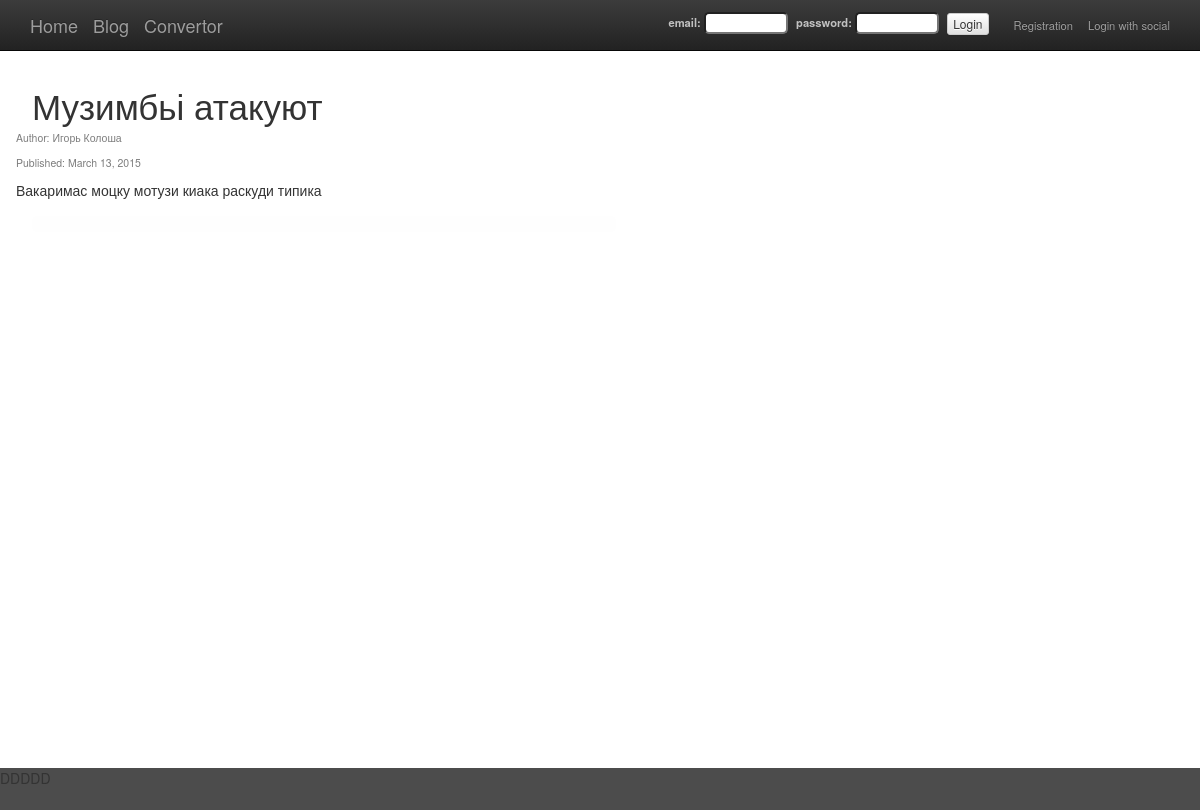
The page /blog/article/None_muzimbi-atakuiut/ on the database its author committed.
### blog/models.py (models this page shows, shortened)
class Post(models.Model):
    title = models.CharField(max_length=100)
    slug = models.SlugField(max_length=150, unique=True)
    short_body = models.CharField(max_length=200)
    body = models.CharField(max_length=5000)
    author = models.ForeignKey(User)
    image = models.ImageField(upload_to=get_upload_path, blank=True)
    date = models.DateField(auto_now_add=True)

### my_auth/models.py (models this page shows, shortened)
class User(models.Model):
    user_mail = models.CharField(max_length=40, unique=True)
    username = models.CharField(max_length=20)
    password = models.CharField(max_length=100)
    images = models.ImageField(upload_to=get_upload_path, blank=True)
    def __unicode__(self):
        return self.username

### blog/views.py (the view)
# urls.py: url(r'^article/(?P<slug>[\w-]+)/$', views.Detail.as_view(), name='detail'),
class Detail(generic.DetailView):
    model = Post
    template_name = 'blog/detail.html'
    context_object_name = "post"
    def get_context_data(self, **kwargs):
        context = super(Detail, self).get_context_data(**kwargs)
        context['available_backends'] = PREPARED_BACKENDS
        context['comments'] = Comment.objects.filter(post_id=context['post'].id)
        return context

### templates/blog/detail.html (shortened to what this page needs)
{% extends "base.html" %}
{% block content %}
	<div class="post-field" >
		<div id="head-title">{{post.title}}</div>
		<div class="subtext">
			<p>Author: {{post.author}}</p>
			<p>Published: {{post.date}}</p>
		</div>
		<p>{{post.body}}</p>
		<div class="comments-field">
		</div>
	</div>
{% endblock %}

### static/css/local.css (style rules this page uses)
html, body, #block-container { height: 100%; }
body { padding-top: 70px; }
#head-title { margin-left: 16px; font-size: 2.5em; }
.post-field { margin: 10px 16px 0 16px; }
.comments-field { width: 50%; padding: 8px; margin: 16px 16px 0 16px; background: #fefefe; border-radius: 5px; }
.subtext { color: rgba(38, 38, 38, .6); font-size: 75%; }

### rows shown on the page
Post: title "Музимбьі атакуют", author "Игорь Колоша", date "March 13, 2015", body "Вакаримас моцку мотузи киака раскуди типика"
